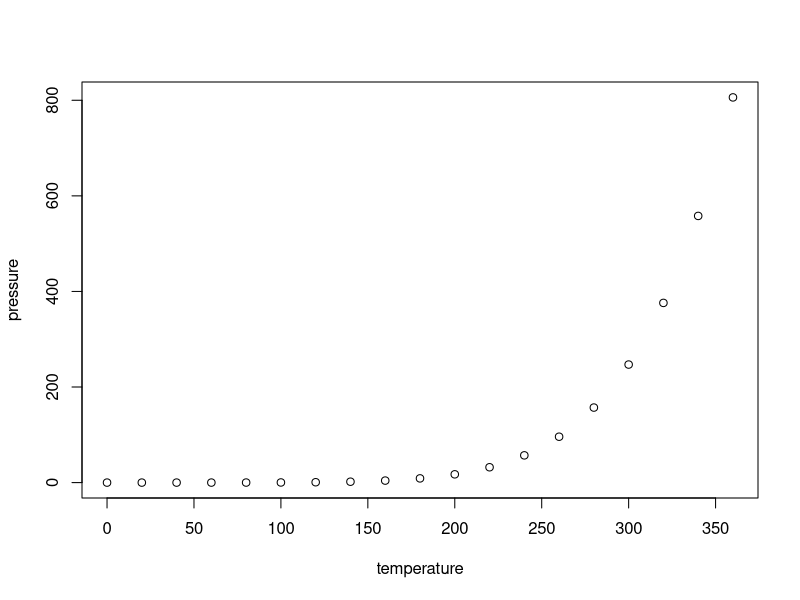
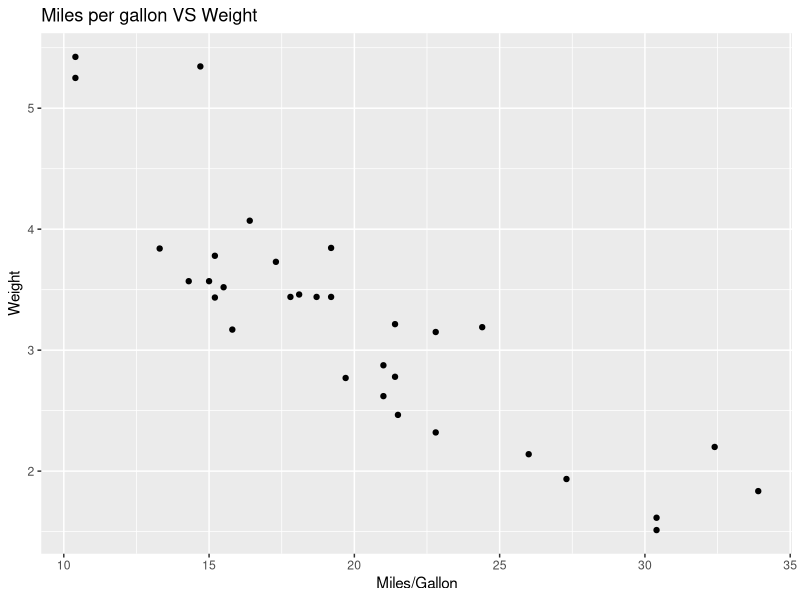
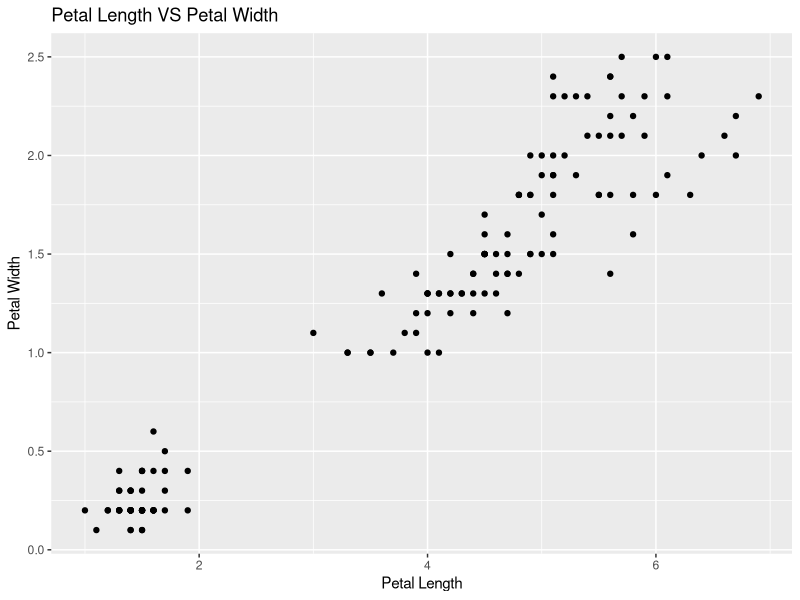
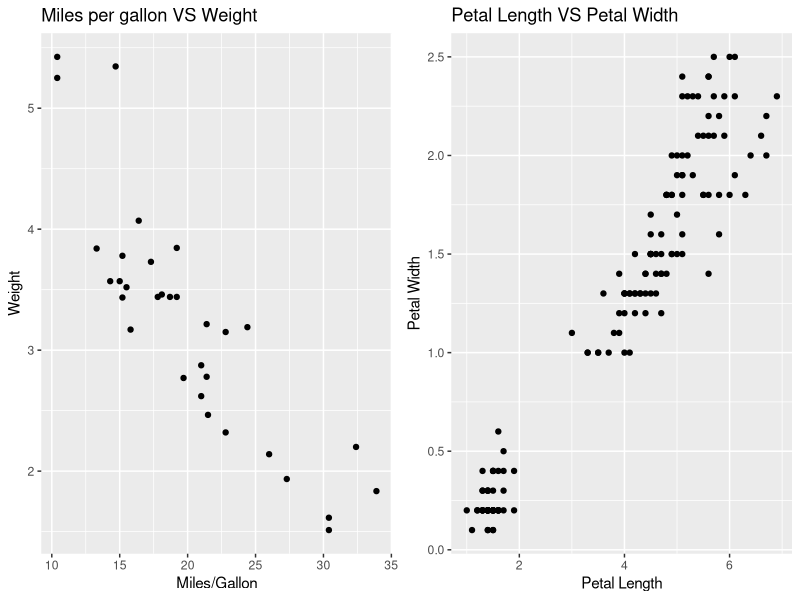
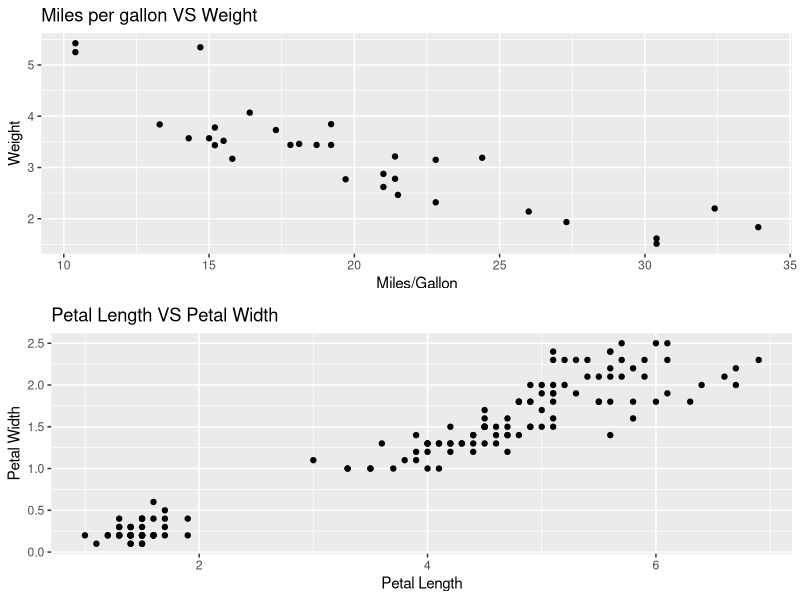
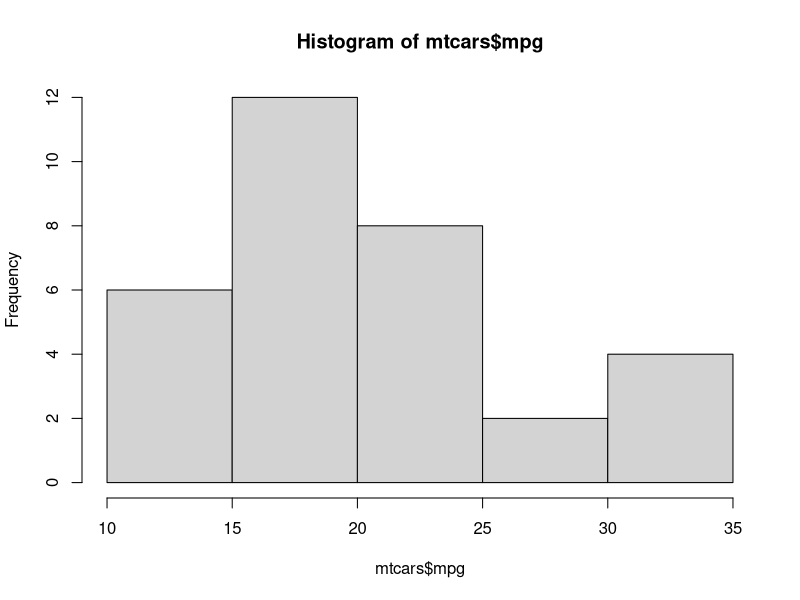
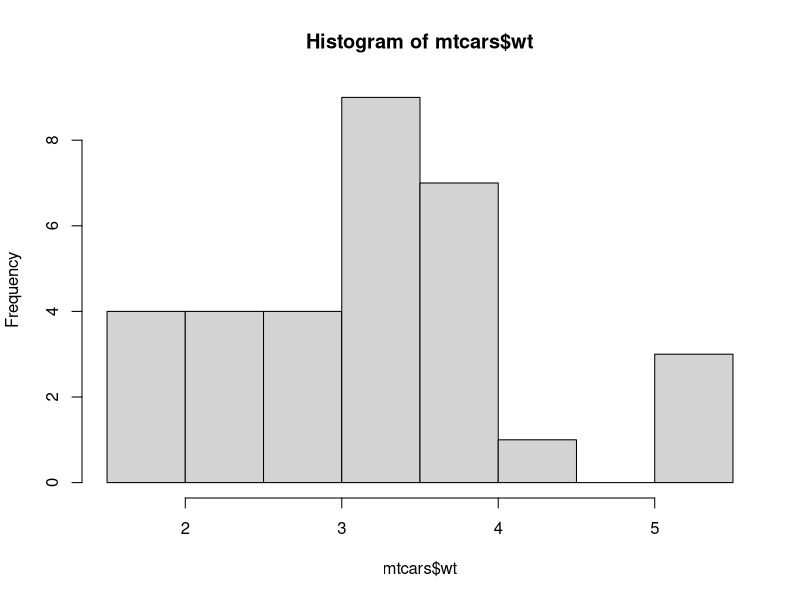
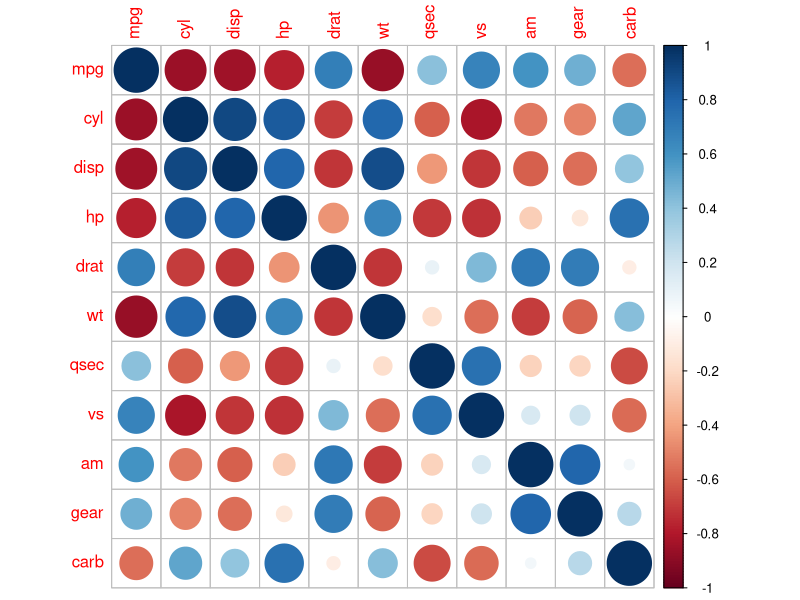

Source code (R) for these figures, in order:
## ---- chunk 1
knitr::opts_chunk$set(echo = TRUE)
## ---- chunk 2
summary(cars)
## ---- chunk 3
plot(pressure)
## ---- chunk 4
############################################################################################################
################################################CoRelation################################################
############################################################################################################
#Co-relation: Dimension Free measureof two random variables how associated>>calculated for numerical vars
#Range: [-1,1]>>>-1 perfectly negetive relation ..1 Perfect positive relation..0 no relation.
#Paremetric co-relation: Pearson's corelation>>.Applied on normally distributed data
#non-parametric:Spereman's Rank &Kendlal Tau
# Corelation dolen't mean Causation>>>>X& y are corelated ..thiks doesn't mean x causes y or y causes x

#Lets read mtcars
data(mtcars)
str(mtcars)
head(mtcars)


library(ggplot2)
pl=qplot(mpg,wt,data=mtcars,xlab="Miles/Gallon",ylab="Weight",main="Miles per gallon VS Weight")
pl


pl2=qplot(Petal.Length,Petal.Width,data=iris,xlab="Petal Length",ylab="Petal Width",main="Petal Length VS Petal Width")
pl2

library(gridExtra)
grid.arrange(pl,pl2,ncol=2)
grid.arrange(pl,pl2,nrow=2)


h1=hist(mtcars$mpg)
h2=hist(mtcars$wt)

#from the graph its not well understood ifthe data is normally distributed
#Shapiro-Wilk Normality test 
#H0: Data is ormally distributed
shapiro.test(mtcars$mpg)
#P value 0.1>0.05 ##So we will Accept null Hypo.>>.data is normally distributed

shapiro.test(mtcars$wt)
#0.09>0.05 Accept null Hypo


#Corelation
cor(mtcars$mpg,mtcars$wt)
#-0.8 perfectly negetive corelation
cor(iris$Petal.Length,iris$Petal.Width)
#Positive corelation

#Wait how this corelation found...?? Using pearson method...
cor(mtcars$mpg,mtcars$wt,method ="pearson")
#Same result..

#IF my data contains NA thnen use below:
cor(mtcars$mpg,mtcars$wt,method ="pearson",use="complete.obs")

#Is my corelation Statistically significant??
cor.test(mtcars$mpg,mtcars$wt)


#Vasually see corelation
#install.packages("corrplot")
library(corrplot)
corr1<-cor(mtcars)  #Calculates relation between multiple variables
corr1
corrplot(corr1)
corrplot(corr1,method = "color")

#Another Example
qplot(iris$Petal.Length,iris$Petal.Width,data=iris,col="Species",xlab="Petal length",ylab="Petal width",main="Lngth VS Width")
cor(iris$Petal.Length,iris$Petal.Width)

shapiro.test(iris$Petal.Length)
#P value <0.05>>.reject H0: Data is normally distributed.
#So what we calculated using above cor method which uses by default Pearson method is not correct
#Lets use different Method Spearmank's rank method
cor(iris$Petal.Length,iris$Petal.Width,method="spearman")#Most commonly used when data is not normally distri
#Another Method
cor(iris$Petal.Length,iris$Petal.Width,method="kendall")#Not widely used



